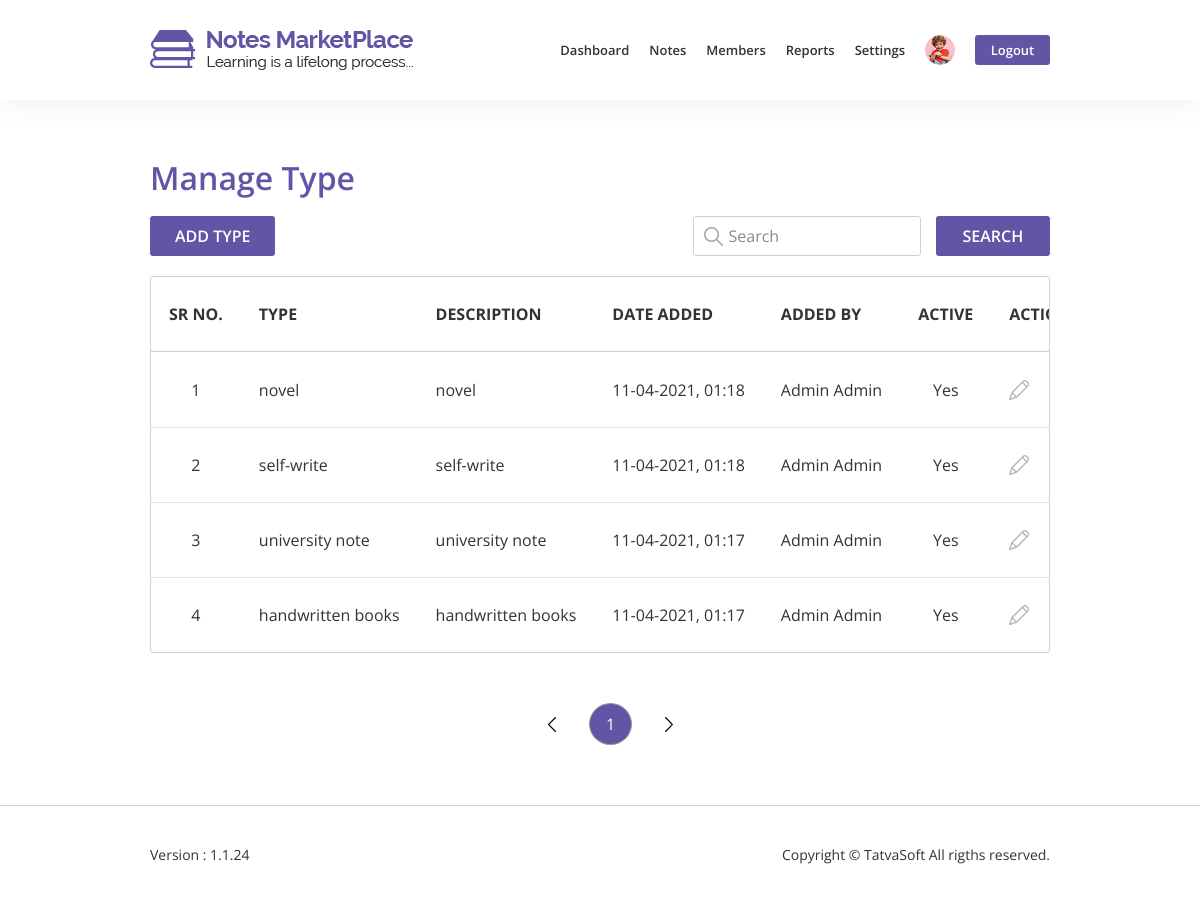
Screenshot of /admin/manage_type.php (signed in) with the database file from the repository.
### tables this page shows
CREATE TABLE `systemtable` (
  `SystemID` int(11) NOT NULL,
  `SupportEmail` varchar(100) NOT NULL,
  `SupportPhone` varchar(100) NOT NULL,
  `SubscriberEmails` varchar(255) DEFAULT NULL,
  `FacebookURL` varchar(100) DEFAULT NULL,
  `TwitterURL` varchar(100) DEFAULT NULL,
  `LinkedinURL` varchar(100) DEFAULT NULL,
  `DefaultProfilePicture` varchar(100) NOT NULL,
  `DefaultDisplayPicture` varchar(100) NOT NULL,
  `CreatedDate` datetime DEFAULT NULL,
  `CreatedBy` int(11) DEFAULT NULL,
  `ModifiedDate` datetime DEFAULT NULL,
  `Modifiedby` int(11) DEFAULT NULL,
  `IsActive` bit(10) NOT NULL DEFAULT b'1'
);

CREATE TABLE `typetable` (
  `TypeID` int(11) NOT NULL,
  `TypeName` varchar(100) NOT NULL,
  `Description` varchar(255) NOT NULL,
  `CreatedDate` datetime DEFAULT NULL,
  `CreatedBy` int(11) DEFAULT NULL,
  `ModifiedDate` datetime DEFAULT NULL,
  `ModifiedBy` int(11) DEFAULT NULL,
  `IsActive` bit(10) NOT NULL DEFAULT b'1'
);

CREATE TABLE `user` (
  `UserID` int(11) NOT NULL,
  `RoleID` int(11) NOT NULL,
  `FirstName` varchar(50) NOT NULL,
  `LastName` varchar(50) NOT NULL,
  `EmailID` varchar(100) NOT NULL,
  `Password` varchar(200) NOT NULL,
  `IsEmailVerified` bit(10) NOT NULL DEFAULT b'0',
  `SecondaryEmailID` varchar(100) DEFAULT NULL,
  `BirthDate` date DEFAULT NULL,
  `Gender` tinyint(1) DEFAULT NULL COMMENT '0-Male 1-Female',
  `PhoneNo` varchar(20) DEFAULT NULL,
  `ProfilePictureFile` varchar(100) DEFAULT NULL,
  `Address1` varchar(100) DEFAULT NULL,
  `Address2` varchar(100) DEFAULT NULL,
  `City` varchar(50) DEFAULT NULL,
  `State` varchar(50) DEFAULT NULL,
  `Zipcode` varchar(50) DEFAULT NULL,
  `CountryID` int(11) DEFAULT NULL,
  `University` varchar(100) DEFAULT NULL,
  `CollegeName` varchar(100) DEFAULT NULL,
  `CreatedDate` datetime DEFAULT NULL,
  `CreatedBy` int(11) DEFAULT NULL,
  `ModifiedDate` datetime DEFAULT NULL,
  `ModifiedBy` int(11) DEFAULT NULL,
  `IsActive` bit(10) NOT NULL DEFAULT b'1'
);

### functions.php (called while the page is built, shortened)
<?php
include 'Database/database.php';
?>
<?php
function ProfileImage($user_id){
    global $connection;
    $query = "SELECT DefaultProfilePicture FROM systemtable WHERE SystemID = 1";
    $profile_query = mysqli_query($connection,$query);
    $row = mysqli_fetch_array($profile_query);
    $default_profile_picture = $row['DefaultProfilePicture'];
    $query = "SELECT ProfilePictureFile FROM user WHERE UserID = $user_id";
    $profile_picture_query = mysqli_query($connection, $query);
    $row = mysqli_fetch_array($profile_picture_query);
    $profile_image = $row['ProfilePictureFile'];
    if(!empty($profile_image)){
        $profile_image = "../images/uploads/profile_picture/$profile_image";
    }
    else{
        $profile_image = "../images/uploads/profile_picture/$default_profile_picture";
    }
    return $profile_image;
}
?>

### admin/manage_type.php (the view, shortened to what this page needs)
<?php
    include '../Database/database.php';
    include '../functions.php';
    $user_id = $_SESSION['admin_id'];
    $profile_image_nav = ProfileImage($user_id);
    $query = "SELECT typetable.TypeID, typetable.TypeName, typetable.Description, typetable.CreatedDate, typetable.IsActive, user.FirstName, user.LastName FROM typetable JOIN user ON typetable.CreatedBy = user.UserID ORDER BY typetable.CreatedDate desc";
    $type_table_data = mysqli_query($connection, $query);
?>
<!DOCTYPE html>
<html lang="en">
    <head>
        <link rel="stylesheet" href="../css/datatable/jquery.dataTables.min.css">
        <link rel="stylesheet" href="../css/bootstrap/bootstrap.min.css">
        <link rel="stylesheet" href="../css/admin-style.css">
        <link rel="stylesheet" href="../css/admin-responsive.css">
    </head>
    <body>
        <nav class="navbar fixed-top navbar-expand-lg box">
            <div class="container-fluid">
                <a class="navbar-brand" href="dashboard_admin.php">
                    <img src="../images/home/logo.png" alt="NotesMarketPlace logo">
                </a>
                <div class="collapse navbar-collapse" id="navbarTogglerDemo01">
                    <ul class="navbar-nav ml-auto">
                        <li><a href="dashboard_admin.php">Dashboard</a></li>
                        <li class="dropdown">
                            <a href="#" style="border: none;" class="dropdown-toggle" id="profile-dropdown" data-toggle="dropdown" aria-haspopup="true" aria-expanded="false">Notes</a>
                        </li>
                        <li><a href="members.php">Members</a></li>
                        <li class="dropdown">
                            <a href="#" style="border: none;" class="dropdown-toggle" id="profile-dropdown" data-toggle="dropdown" aria-haspopup="true" aria-expanded="false">Reports</a>
                        </li>
                        <li class="dropdown">
                            <a href="#" style="border: none;" class="dropdown-toggle" id="profile-dropdown" data-toggle="dropdown" aria-haspopup="true" aria-expanded="false">Settings</a>
                        </li>
                        <li class="dropdown">
                                <a href="#" style="border: none;" class="dropdown-toggle" id="profile-dropdown" data-toggle="dropdown" aria-haspopup="true" aria-expanded="false"><img src=<?php echo $profile_image_nav;?> alt="progile image"></a>
                        </li>
                        <li style="padding-right:0;"><a href="../logout.php" style="border: none;"><button>Logout</button></a></li>
                    </ul>
                </div>
            </div>
        </nav>
        <div class="admin-table box">
            <div class="container-fluid">
                <div class="row">
                    <div class="col-md-12">
                        <h3>Manage Type</h3>
                    </div>
                </div>
                <div class="row">
                    <div class="col-lg-7 col-md-6" style="padding-left: 15px;">
                        <a href="add_type.php"><button>Add Type</button></a>
                    </div>
                    <div class="col-lg-5 col-md-6 text-right">
                        <div class="row">
                            <div class="col-8">
                                <input type="text" class="search" id="type-search" placeholder="Search">
                            </div>
                            <div class="col-4 pl-0">
                                <button class="search-button" id="type-search-btn">Search</button>
                            </div>
                        </div>
                    </div>
                </div>
                <table id="manage-type-table" class="datatable display nowrap" style="width: 100%;">
                    <thead>
                        <tr>
                            <th class="text-center">Sr No.</th>
                            <th>Type</th>
                            <th>Description</th>
                            <th>Date Added</th>
                            <th>Added By</th>
                            <th class="text-center">Active</th>
                            <th>Action</th>
                        </tr>
                    </thead>
                    <tbody>
                        <?php
                            $count = 0;
                            while($row = mysqli_fetch_array($type_table_data)){
                                $count++;
                                $created_date = $row['CreatedDate'];
                                $created_date = date('d-m-Y, H:i',strtotime($created_date));
                        ?>
                        <tr>
                            <td class="text-center"><?php echo $count;?></td>
                            <td><?php echo $row['TypeName'];?></td>
                            <td><?php echo $row['Description'];?></td>
                            <td><?php echo $created_date;?></td>
                            <td><?php echo $row['FirstName'].' '.$row['LastName'];?></td>
                            <td class="text-center"><?php echo ($row['IsActive'] == 1)?'Yes':'No';?></td>
                            <td>
                                <span class="profile-table-icons">
                                    <a href="add_type.php?id=<?php echo $row['TypeID'];?>" class="mr-3"><img src="../images/front/edit.png" alt="edit image"></a>
                                </span>
                            </td>
                        </tr>
                        <?php }?>
                    </tbody>
                </table>
            </div>
        </div>
        <footer class="box">
            <div class="container-fluid">
                <div class="row">
                    <div class="col-md-6 col-4 pr-0">
                        <p>Version : 1.1.24</p>
                    </div>
                    <div class="col-md-6 col-8 text-right pl-0">
                        <p>Copyright &copy; TatvaSoft All rigths reserved.</p>
                    </div>
                </div>
            </div>
        </footer>
    </body>
</html>

### css/admin-style.css (style rules this page uses)
html, body { height: 100%; }
body { color: #333333; font-family: "Open Sans",sans-serif; }
h1, h2, h3, h4, h5, h6 { font-family: "Open Sans", sans-serif; }
.box { padding: 0 12.5%; }
.box .container-fluid { padding-left: 0; padding-right: 0; }
.navbar { height: 100px; background: #fff; -webkit-box-shadow: 0 0 30px 0 rgba(0, 0, 0, 0.08); box-shadow: 0 0 30px 0 rgba(0, 0, 0, 0.08); z-index: 2; -webkit-transition: all 300ms linear; transition: all 300ms linear; }
ul.navbar-nav > li { display: flex; align-items: center; padding: 0 16px; }
ul.navbar-nav > li > a { font-size: 16px; font-weight: 600; line-height: 20px; text-decoration: none; color: #333333; transition: all 50ms linear; padding: 7px 0; }
ul.navbar-nav > li > a > button { background-color: #6255a5; width: 89px; height: 40px; border-radius: 3px; color: #ffffff; line-height: 22px; font-weight: 600; border: none; }
ul.navbar-nav > li > a > img { height: 40px; width: 40px; border-radius: 50%; }
.dropdown-toggle::after { content: none; }
.profile-table-icons a { cursor: pointer; }
.admin-table { margin-bottom: 60px; }
.admin-table h3 { font-size: 34px; font-weight: 600; line-height: 38px; color: #6255a5; margin-bottom: 20px; margin-top: 160px; }
.admin-table button { background-color: #6255a5; color: #fff; padding: 0 25px; height: 50px; border-radius: 3px; border: none; font-family: "Open Sans",sans-serif; font-size: 18px; line-height: 22px; font-weight: 600; text-transform: uppercase; }
.admin-table .search { width: 100%; height: 50px; border: 1px solid #d1d1d1; border-radius: 3px; font-size: 16px; font-weight: 400; line-height: 20px; color: #8a8a8a; padding: 15px 0; background: url("../images/Dashboard/search.jpg") left no-repeat; background-position-x: 15px; padding-left: 40px; margin-bottom: 20px; margin-right: 8px; }
.admin-table .search::placeholder { color: #8a8a8a; }
.admin-table .search-button { background-color: #6255a5; color: #fff; width: 100%; height: 50px; border-radius: 3px; border: none; font-family: "Open Sans",sans-serif; font-size: 18px; line-height: 22px; font-weight: 700; text-transform: uppercase; padding: 0; }
.datatable tr { height: 75px; }
.datatable thead tr { text-transform: uppercase; font-size: 16px; font-weight: 600 !important; line-height: 20px; }
.datatable tbody td { padding: 10px 18px !important; background-color:transparent !important; font-size: 18px; font-weight: 400; line-height: 22px; }
.datatable tbody tr { background-color:transparent !important; }
.dataTables_scrollHead table.dataTable thead th { border-bottom: 1px solid #d1d1d1 !important; }
table.dataTable.display tbody td { border-top: 1px solid rgba(0, 0, 0, 0.1); }
.datatable tbody td:nth-child(1), #published-notes-table tbody td:nth-child(4), #published-notes-table tbody td:nth-child(5), #published-notes-table tbody td:nth-child(9), #published-table tbody td:nth-child(10) { text-align: center; }
.datatable tbody td a { text-decoration: none; color: #6255a5; }
footer { border-top: 1px solid #d1d1d1; height: 100px; }
footer p { font-family: "Open Sans",sans-serif; font-size: 14px; font-weight: 400; line-height: 18px; color: #333333; margin: 40px 0; }

### css/admin-responsive.css (style rules this page uses)
@media (min-width: 1200px) and (max-width: 1439px) { ul.navbar-nav > li { padding: 0 10px; } }
@media (min-width: 1200px) and (max-width: 1439px) { ul.navbar-nav > li > a { font-size: 13px; line-height: 16px; } }
@media (min-width: 1200px) and (max-width: 1439px) { ul.navbar-nav > li > a > button { width: 75px; height: 30px; } }
@media (min-width: 1200px) and (max-width: 1439px) { ul.navbar-nav > li > a > img { height: 30px; width: 30px; } }
@media (min-width: 1200px) and (max-width: 1439px) { .admin-table .search { background-position-x: 10px; padding-left: 35px; height: 40px; } }
@media (min-width: 1200px) and (max-width: 1439px) { .admin-table .search-button, .admin-table button { height: 40px; font-size: 16px; font-weight: 600; } }
@media (min-width: 1200px) and (max-width: 1439px) { .datatable tbody td { font-size: 16px; line-height: 20px; } }
@media (min-width: 1200px) and (max-width: 1439px) { #dashboard-admin h2, .admin-table h3, .form-details h2, #member-details h2 { font-size: 32px; line-height: 36px; } }

### rows the page displays
systemtable: DefaultProfilePicture (picture)
typetable: TypeName "novel", Description "novel", CreatedDate "11-04-2021, 01:18", user.FirstName "Admin", user.LastName "Admin", IsActive "Yes"
typetable: TypeName "self-write", Description "self-write", CreatedDate "11-04-2021, 01:18", user.FirstName "Admin", user.LastName "Admin", IsActive "Yes"
typetable: TypeName "university note", Description "university note", CreatedDate "11-04-2021, 01:17", user.FirstName "Admin", user.LastName "Admin", IsActive "Yes"
typetable: TypeName "handwritten books", Description "handwritten books", CreatedDate "11-04-2021, 01:17", user.FirstName "Admin", user.LastName "Admin", IsActive "Yes"
